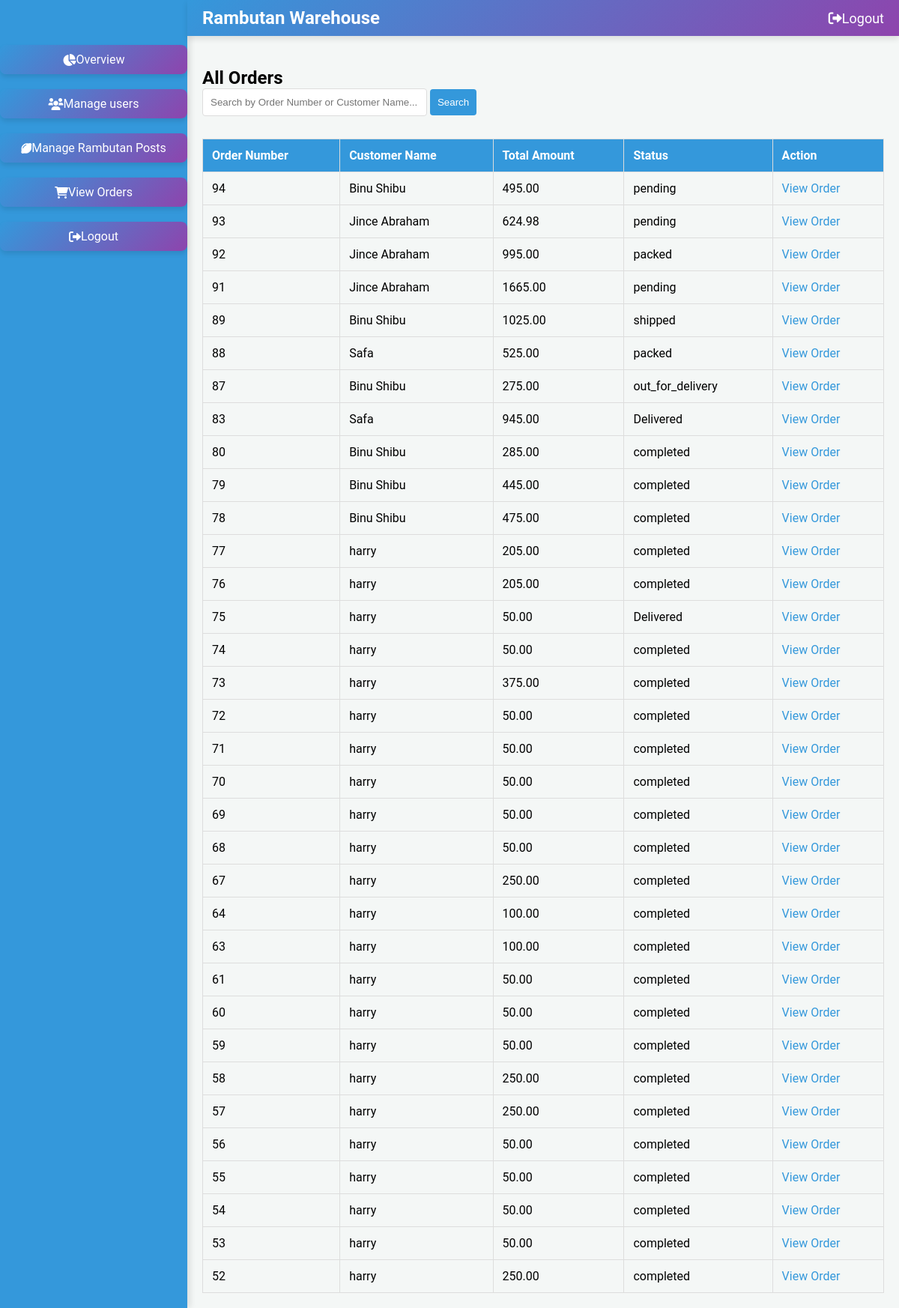
/orders/, run on an earlier commit of the app's database.
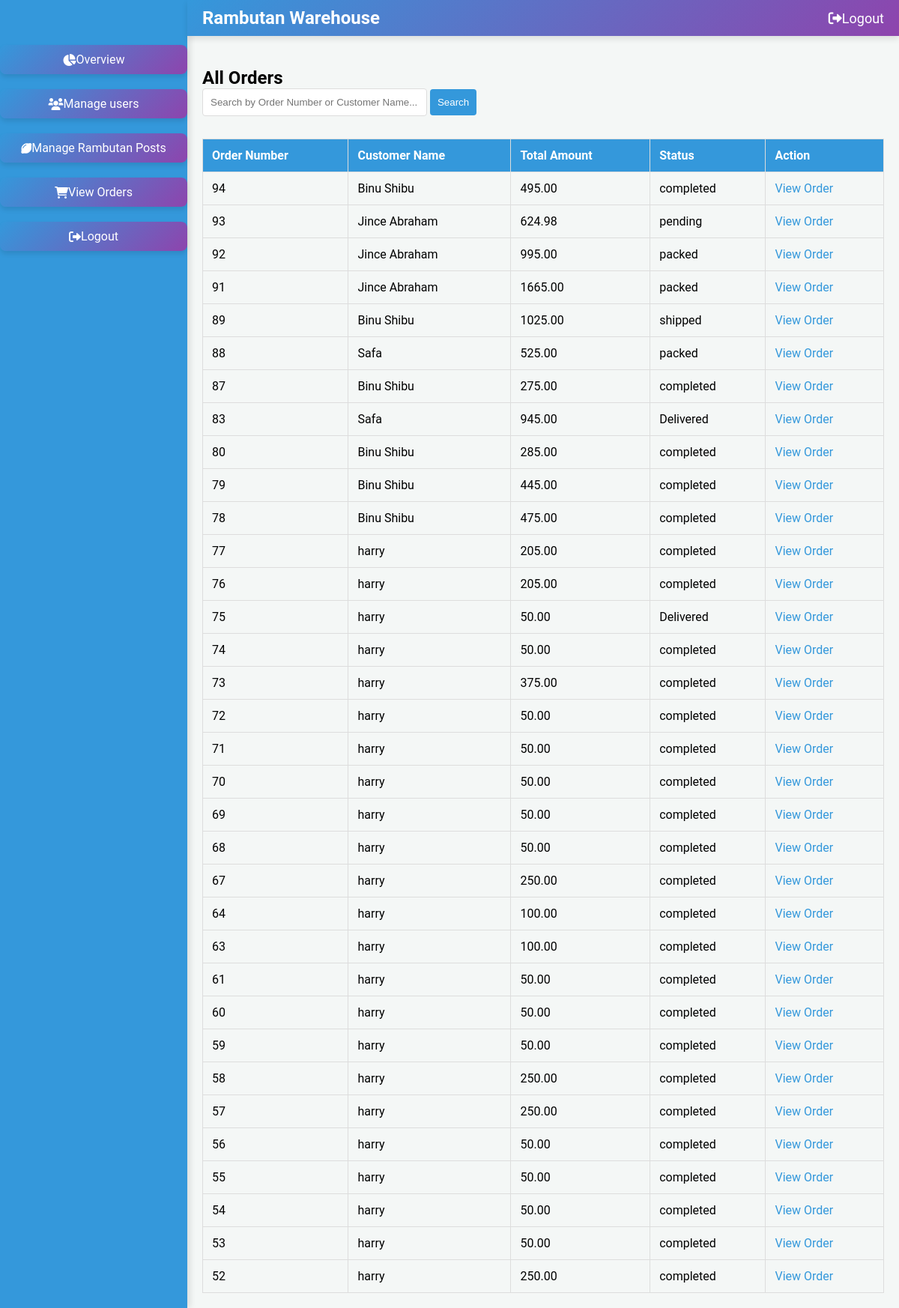
And on a later commit of the database.
### warehouse/models.py (models this page shows, shortened)
class Order(models.Model):
    ORDER_STATUS_CHOICES = [
        ('pending', 'Pending'),
        ('processed', 'Processed'),
        ('packed', 'Packed'),
        ('shipped', 'Shipped'),
        ('out_for_delivery', 'Out for Delivery'),
        ('delivered', 'Delivered'),
        ('cancelled', 'Cancelled'),
    ]
    order_number = models.AutoField(primary_key=True)
    user = models.ForeignKey(settings.AUTH_USER_MODEL, on_delete=models.CASCADE, related_name='orders')
    billing_detail = models.ForeignKey(BillingDetail, on_delete=models.CASCADE, related_name='orders')
    total_amount = models.DecimalField(max_digits=10, decimal_places=2)
    payment_method = models.CharField(max_length=50)
    razorpay_order_id = models.CharField(max_length=255, blank=True, null=True)
    razorpay_payment_id = models.CharField(max_length=255, blank=True, null=True)
    razorpay_signature = models.CharField(max_length=255, blank=True, null=True)
    order_status = models.CharField(max_length=20, choices=ORDER_STATUS_CHOICES, default='pending')
    payment_status = models.CharField(max_length=20, choices=[
        ('pending', 'Pending'),
        ('completed', 'Completed'),
        ('failed', 'Failed')
    ], default='pending')
    created_at = models.DateTimeField(auto_now_add=True)
    packed_at = models.DateTimeField(null=True, blank=True)
    shipped_at = models.DateTimeField(null=True, blank=True)
    out_for_delivery_at = models.DateTimeField(null=True, blank=True)
    delivered_at = models.DateTimeField(null=True, blank=True)
    delivery_boy = models.ForeignKey(
        'DeliveryBoy',
        on_delete=models.SET_NULL,
        null=True,
        blank=True,
        related_name='assigned_orders'
    )
    class Meta:
        ordering = ['-created_at']

class Registeruser(AbstractUser):
    username = models.EmailField(unique=True)
    name = models.CharField(max_length=50,default='noname')
    contact = models.CharField(max_length=250, blank=True)
    address = models.CharField(max_length=250, blank=True)
    place = models.CharField(max_length=100, blank=True)
    role = models.CharField(max_length=10, choices=ROLE_CHOICES)
    is_active = models.BooleanField(default=True)
    groups = models.ManyToManyField(
        Group,
        related_name='registeruser_set',  # Custom related_name
        blank=True,
        help_text='The groups this user belongs to. A user will get all permissions granted to each of their groups.'
    )
    user_permissions = models.ManyToManyField(
        Permission,
        related_name='registeruser_set',  # Custom related_name
        blank=True,
        help_text='Specific permissions for this user.'
    )

### warehouse/views.py (the view)
# urls.py: path('orders/', views.view_orders, name='view_orders'),
def view_orders(request):
    search_query = request.GET.get('search', '')
    if search_query:
        orders = Order.objects.filter(
            Q(order_number__icontains=search_query) |
            Q(user__name__icontains=search_query)
        )
    else:
        orders = Order.objects.all()
    context = {
        'orders': orders,
    }
    return render(request, 'view_orders.html', context)

### warehouse/templates/view_orders.html (shortened to what this page needs)
{% load static %}
<!DOCTYPE html>
<html lang="en">
<head>
    <link rel="stylesheet" href="https://cdnjs.cloudflare.com/ajax/libs/font-awesome/6.0.0-beta3/css/all.min.css">
    <link href="https://cdn.jsdelivr.net/npm/sweetalert2@11/dist/sweetalert2.min.css" rel="stylesheet">
</head>
<body>
    <div class="sidebar">
        <ul>
            <li><a href="{% url 'admin_dashboard' %}"><i class="fas fa-chart-pie"></i> Overview</a></li>
            <li><a href="{% url 'manage_users' %}"><i class="fas fa-users"></i> Manage users</a></li>
            <li><a href="{% url 'manage_rambutan_posts' %}"><i class="fas fa-lemon"></i> Manage Rambutan Posts</a></li>
            <li><a href="{% url 'view_orders' %}"><i class="fas fa-shopping-cart"></i> View Orders</a></li>
            <li><a href="{% url 'logout' %}" id="sidebar-logout"><i class="fas fa-sign-out-alt"></i> Logout</a></li>
        </ul>
    </div>
    <div class="top-navbar">
        <div class="logo">
            <span class="logo-text">Rambutan Warehouse</span>
        </div>
        <ul>
            <li><a href="{% url 'logout' %}"><i class="fa fa-sign-out-alt"></i> Logout</a></li>
        </ul>
    </div>
    <div class="main">
        <h2>All Orders</h2>
        <div class="search-container">
            <form method="GET" action="">
                <input type="text" name="search" placeholder="Search by Order Number or Customer Name...">
                <button type="submit">Search</button>
            </form>
        </div>
        <div class="table-container">
            <table>
                <tr>
                    <th>Order Number</th>
                    <th>Customer Name</th>
                    <th>Total Amount</th>
                    <th>Status</th>
                    <th>Action</th>
                </tr>
                {% for order in orders %}
                <tr>
                    <td>{{ order.order_number }}</td>
                    <td>{{ order.user.name }}</td>
                    <td>{{ order.total_amount }}</td>
                    <td>{{ order.order_status }}</td>
                    <td>
                        <a href="{% url 'admin_order' order.order_number %}">View Order</a>
                    </td>
                </tr>
                {% empty %}
                <tr>
                    <td colspan="5">No orders found</td>
                </tr>
                {% endfor %}
            </table>
        </div>
    </div>
</body>
</html>

What changed in the data, as far as the page shows it:
changed Order id 94: order_status "pending" → "completed"
changed Order id 91: order_status "pending" → "packed"
changed Order id 87: order_status "out_for_delivery" → "completed"
